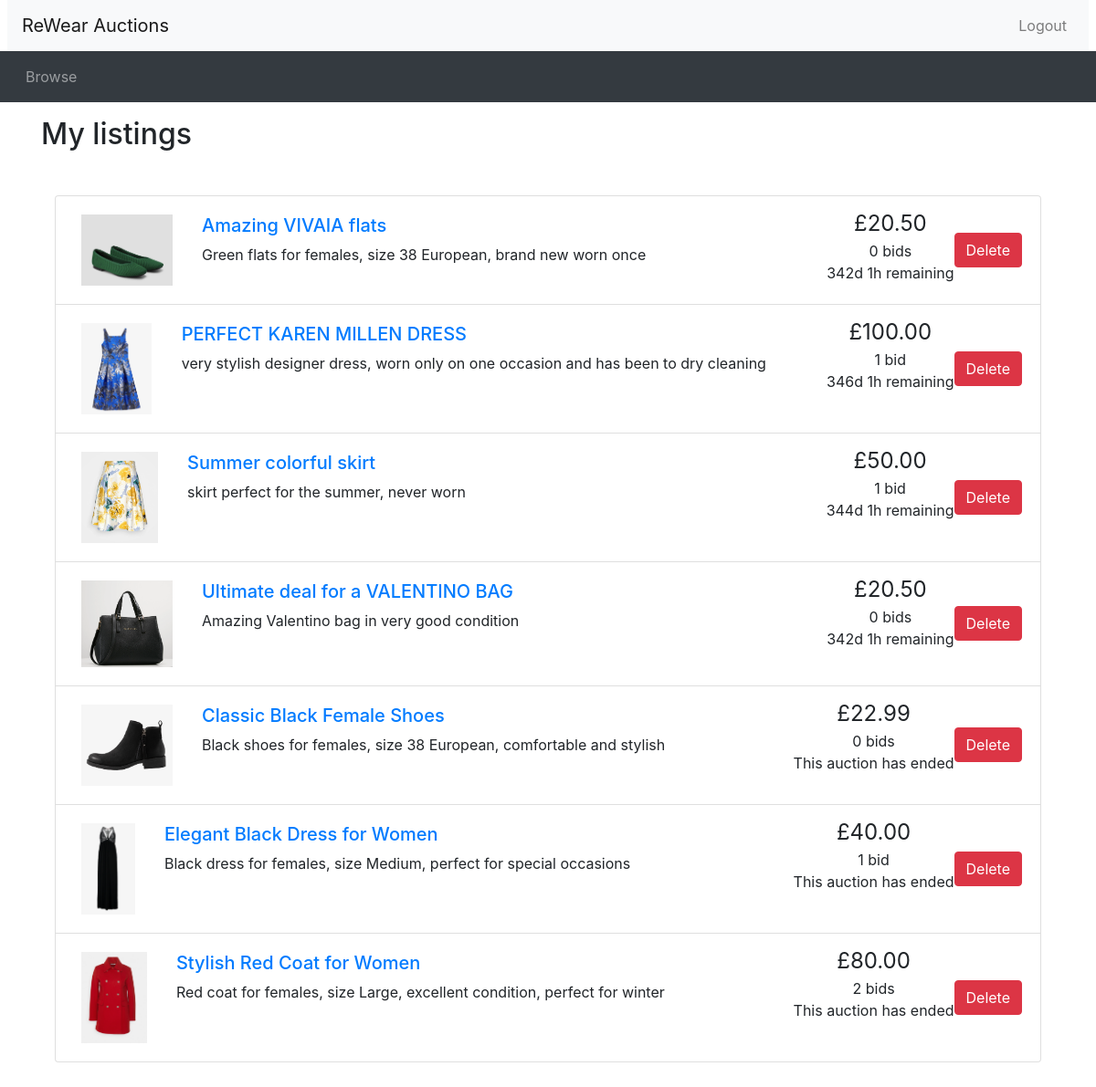
/mylistings.php (signed in), run on the app's committed database.
### tables this page shows
CREATE TABLE Auctions (
    auctionID INT(10) AUTO_INCREMENT,
    auctionStartDate DATETIME NOT NULL,
    auctionEndDate DATETIME NOT NULL,
    auctionStartingPrice DOUBLE(10,2) NOT NULL, 
    auctionReservePrice DOUBLE(10,2),
    auctionName VARCHAR(100) NOT NULL,
    auctionDescription VARCHAR(500),
    auctionPicture VARCHAR(100),
    sellerID INT(10) NOT NULL,
    categoryType VARCHAR(100),
    categoryColor VARCHAR(100),
    categoryGender VARCHAR(100),
    categorySize VARCHAR(100),
    ratingValue INT(1) CHECK (ratingValue >= 1 AND ratingValue <= 5),
    ratingText VARCHAR(500),
    winnerID INT(10),
    PRIMARY KEY(auctionID),
    FOREIGN KEY (sellerID) REFERENCES Users (userID) ON UPDATE CASCADE ON DELETE CASCADE,
    FOREIGN KEY (categoryType) REFERENCES CategoryClothsType (categoryType) ON UPDATE CASCADE ON DELETE RESTRICT,
    FOREIGN KEY (categoryColor) REFERENCES CategoryColorType (categoryColor) ON UPDATE CASCADE ON DELETE RESTRICT,
    FOREIGN KEY (categoryGender) REFERENCES categoryGenderType (categoryGender) ON UPDATE CASCADE ON DELETE RESTRICT,
    FOREIGN KEY (categorySize) REFERENCES categorySizeType (categorySize) ON UPDATE CASCADE ON DELETE RESTRICT,
    FOREIGN KEY (winnerID) REFERENCES Users (userID) ON UPDATE CASCADE ON DELETE SET NULL
);

### database_connection.php (called while the page is built, shortened)
<?php
function connect(){
    $configFile = 'Database_host.txt';
    $configData = file($configFile, FILE_IGNORE_NEW_LINES | FILE_SKIP_EMPTY_LINES);
    $dbConfig = [];
    foreach ($configData as $line) {
       list($key, $value) = explode('=', $line);
       $dbConfig[$key] = $value;
    }
    $connection = mysqli_connect($dbConfig['host'],
                                $dbConfig['username'],
                                $dbConfig['password'],
                                $dbConfig['DB_name']);
    return $connection;
}
function send_query($query){
    $connection = connect();
    $result = mysqli_query($connection, $query);
    return $result;
}
?>

### utilities.php (the view, shortened to what this page needs)
<?php
function display_time_remaining($interval) {
    if ($interval->days == 0 && $interval->h == 0) {
      $time_remaining = $interval->format('%im %Ss');
    }
    else if ($interval->days == 0) {
      $time_remaining = $interval->format('%hh %im');
    }
    else {
      $time_remaining = $interval->format('%ad %hh');
    }
  return $time_remaining;
}
function print_mylisting_li($item_id, $title, $desc, $price, $num_bids, $end_time, $auctionPicture)
{
  if (strlen($desc) > 250) {
    $desc_shortened = substr($desc, 0, 250) . '...';
  }
  else {
    $desc_shortened = $desc;
  }
  if ($num_bids == 1) {
    $bid = ' bid';
  }
  else {
    $bid = ' bids';
  }
  $now = new DateTime();
  if ($now > $end_time) {
    $time_remaining = 'This auction has ended';
  }
  else {
    $time_to_end = date_diff($now, $end_time);
    $time_remaining = display_time_remaining($time_to_end) . ' remaining';
  }
  echo('
    <li class="list-group-item d-flex justify-content-between align-items-start">
      <div class="p-2 mr-3">
        <img src="' . $auctionPicture . '" alt="' . $title . ' Image" style=" max-width:100px; max-height:100px;">
      </div>
      <div class="p-2 mr-5 flex-grow-1"><h5><a href="listing.php?item_id=' . $item_id . '">' . $title . '</a></h5>' . $desc_shortened . '</div>
      <div class="text-center text-nowrap"><span style="font-size: 1.5em;">£' . number_format($price, 2) . '</span><br/>' . $num_bids . $bid . '<br/>' . $time_remaining . '</div>
      <form method = "POST" action="seller_delete_auction.php" class="align-self-center">
        <input type="hidden" name="auctionID" value="' . $item_id . '">
        <button type="submit" class="btn btn-danger from-control">Delete</button>
      </form>
    </li>'
  );
}
?>

### header.php (shortened to what this page needs)
<!doctype html>
<html lang="en">
<head>
  <link rel="stylesheet" href="css/bootstrap.min.css">
  <link rel="stylesheet" href="https://cdnjs.cloudflare.com/ajax/libs/font-awesome/4.7.0/css/font-awesome.min.css">
  <link rel="stylesheet" href="css/custom.css">
</head>
<body>
<nav class="navbar navbar-expand-lg navbar-light bg-light mx-2">
  <a class="navbar-brand" href="browse.php">ReWear Auctions</a>
  <ul class="navbar-nav ml-auto">
    <li class="nav-item">
<?php
  if (isset($_SESSION['logged_in']) && $_SESSION['logged_in'] == true) {
    echo '<a class="nav-link" href="logout.php">Logout</a>';
  }
  else {
    echo '<a href="login.php" class="btn nav-link">Login</a>';
  }
?>
    </li>
  </ul>
</nav>
<nav class="navbar navbar-expand-lg navbar-dark bg-dark">
  <ul class="navbar-nav align-middle">
<?php
  if (isset($_SESSION['account_type']) && $_SESSION['account_type'] == 'Buyer') {
  echo('
  <li class="nav-item mx-1"><a class="nav-link" href="user_profile.php">My profile</a>
  </li>
  <li class="nav-item mx-1"><a class="nav-link" href="browse.php">Browse</a>
  </li>
  <li class="nav-item mx-1"><a class="nav-link" href="mybids.php">My bids</a>
    </li>
	<li class="nav-item mx-1"><a class="nav-link" href="recommendations.php">My recommendations</a>
    </li>
  <li class="nav-item mx-1"><a class="nav-link" href="my_wishlist.php">My watchlist</a>
    </li>
    <li class="nav-item mx-1"><a class="nav-link" href="contact_admin.php">Contact admin</a>
    </li>');
  }
  else {
    echo('
    <li class="nav-item mx-1"><a class="nav-link" href="browse.php">Browse</a>
    </li>');
  }
?>
  </ul>
</nav>

### mylistings.php (shortened to what this page needs)
<?php include_once("header.php")?>
<?php require_once("database_connection.php")?>
<?php require("utilities.php")?>
<div class="container">
<h2 class="my-3">My listings</h2>
<?php
if(isset($_SESSION['userID'])) {
  $userID = $_SESSION['userID'];
  $query = "SELECT * FROM auctions WHERE sellerID = $userID";
  $result = send_query($query);
} else {
  header("Location: login.php");
  exit();
}
?>
<div class="container my-5">
  <ul class="list-group">
    <?php
    if (mysqli_num_rows($result) > 0) {
      while($row = mysqli_fetch_assoc($result)) {
        $auctionID = $row["auctionID"];
        $query_bid = "SELECT a.auctionName, a.categoryType, a.categoryColor, a.categoryGender, a.categorySize, u.username, a.auctionDescription, a.auctionStartDate, a.auctionEndDate, a.auctionStartingPrice, MAX(b.bidValue) as auctionMaxCP
        FROM Auctions a
        JOIN Users u ON a.sellerID = u.userID
        LEFT JOIN Bids b ON a.auctionID = b.auctionID
        WHERE a.auctionID = '{$auctionID}'
        GROUP BY a.auctionID, a.auctionName, a.categoryType, a.categoryColor, a.categoryGender, a.categorySize, u.username, a.auctionDescription, a.auctionStartDate, a.auctionEndDate, a.auctionStartingPrice";
        $result_bid = send_query($query_bid);
        $row_bid = mysqli_fetch_assoc($result_bid);
        $auctionMaxCP = $row_bid['auctionMaxCP'];
        if ($auctionMaxCP == 0) {
          $auctionMaxCP = $row["auctionStartingPrice"];
        }
        $query_num = "SELECT COUNT(*) AS numberOfBids FROM `bids` WHERE auctionID = $auctionID";
        $result_num = send_query($query_num);
        $row_num = mysqli_fetch_assoc($result_num);
        $num_bids = $row_num['numberOfBids'];
        print_mylisting_li(
          $row["auctionID"],
          $row["auctionName"],
          $row["auctionDescription"],
          $auctionMaxCP,
          $num_bids,
          new DateTime($row["auctionEndDate"]),
          $row["auctionPicture"],
        );
      }
    } else {
      echo '<p>No auctions found.</p>';
    }
      ?>
    </ul>
  </div>
<?php include_once("footer.php")?>

### footer.php (shortened to what this page needs)
</body>
</html>

### data on the page
auctions: auctionPicture (picture), auctionName "Amazing VIVAIA flats", auctionDescription "Green flats for females, size 38 European, brand new worn once", auctionStartingPrice "20.50", num_bids "0", bid "bids", time_remaining "342d 1h remaining"
auctions: auctionPicture (picture), auctionName "PERFECT KAREN MILLEN DRESS", auctionDescription "very stylish designer dress, worn only on one occasion and has been to dry cleaning", price "100.00", num_bids "1", bid "bid", time_remaining "346d 1h remaining"
auctions: auctionPicture (picture), auctionName "Summer colorful skirt", auctionDescription "skirt perfect for the summer, never worn", price "50.00", num_bids "1", bid "bid", time_remaining "344d 1h remaining"
auctions: auctionPicture (picture), auctionName "Ultimate deal for a VALENTINO BAG", auctionDescription "Amazing Valentino bag in very good condition", auctionStartingPrice "20.50", num_bids "0", bid "bids", time_remaining "342d 1h remaining"
auctions: auctionPicture (picture), auctionName "Classic Black Female Shoes", auctionDescription "Black shoes for females, size 38 European, comfortable and stylish", auctionStartingPrice "22.99", num_bids "0", bid "bids", time_remaining "This auction has ended"
auctions: auctionPicture (picture), auctionName "Elegant Black Dress for Women", auctionDescription "Black dress for females, size Medium, perfect for special occasions", price "40.00", num_bids "1", bid "bid", time_remaining "This auction has ended"
auctions: auctionPicture (picture), auctionName "Stylish Red Coat for Women", auctionDescription "Red coat for females, size Large, excellent condition, perfect for winter", price "80.00", num_bids "2", bid "bids", time_remaining "This auction has ended"
